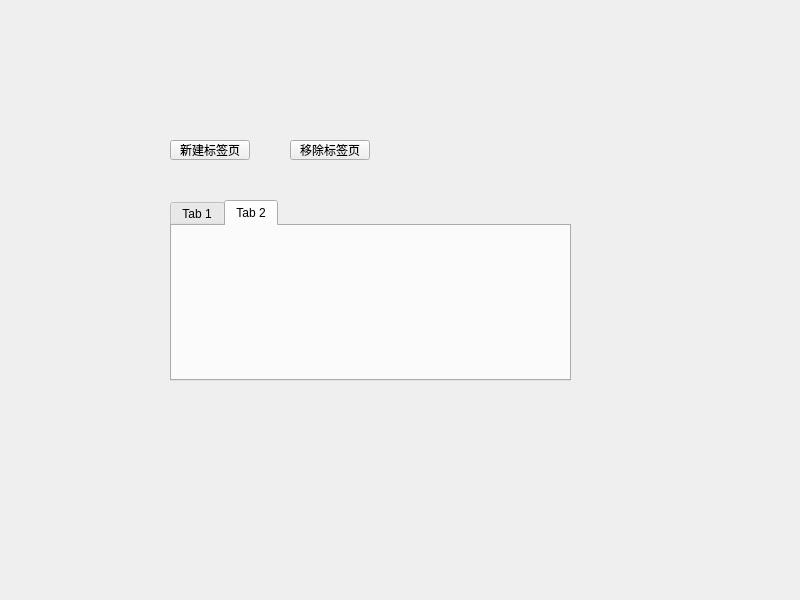
<?xml version="1.0" encoding="UTF-8"?>
<ui version="4.0">
 <class>Widget</class>
 <widget class="QWidget" name="Widget">
  <property name="geometry">
   <rect>
    <x>0</x>
    <y>0</y>
    <width>800</width>
    <height>600</height>
   </rect>
  </property>
  <property name="windowTitle">
   <string>Widget</string>
  </property>
  <widget class="QTabWidget" name="tabWidget">
   <property name="geometry">
    <rect>
     <x>170</x>
     <y>200</y>
     <width>401</width>
     <height>181</height>
    </rect>
   </property>
   <property name="currentIndex">
    <number>1</number>
   </property>
   <widget class="QWidget" name="tab">
    <attribute name="title">
     <string>Tab 1</string>
    </attribute>
   </widget>
   <widget class="QWidget" name="tab_2">
    <attribute name="title">
     <string>Tab 2</string>
    </attribute>
   </widget>
  </widget>
  <widget class="QPushButton" name="pushButton">
   <property name="geometry">
    <rect>
     <x>170</x>
     <y>140</y>
     <width>80</width>
     <height>20</height>
    </rect>
   </property>
   <property name="text">
    <string>新建标签页</string>
   </property>
  </widget>
  <widget class="QPushButton" name="pushButton_2">
   <property name="geometry">
    <rect>
     <x>290</x>
     <y>140</y>
     <width>80</width>
     <height>20</height>
    </rect>
   </property>
   <property name="text">
    <string>移除标签页</string>
   </property>
  </widget>
 </widget>
 <resources/>
 <connections/>
</ui>
